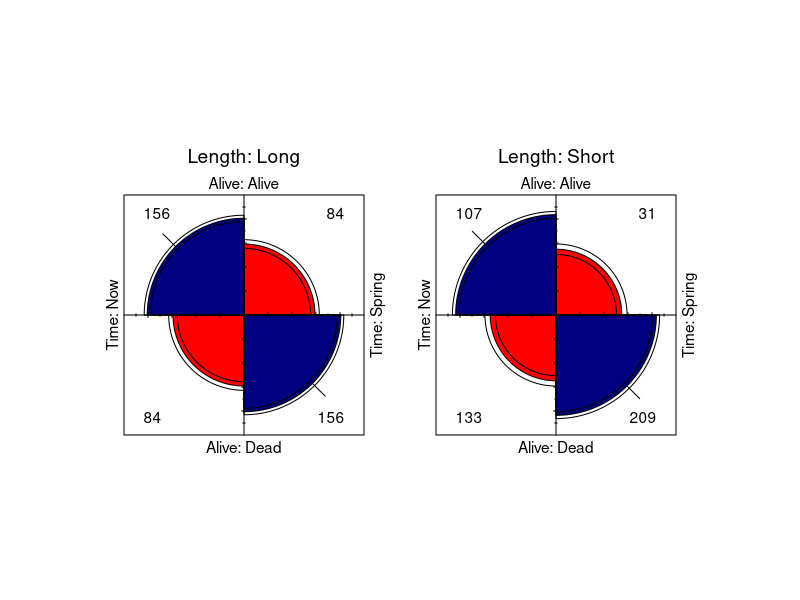
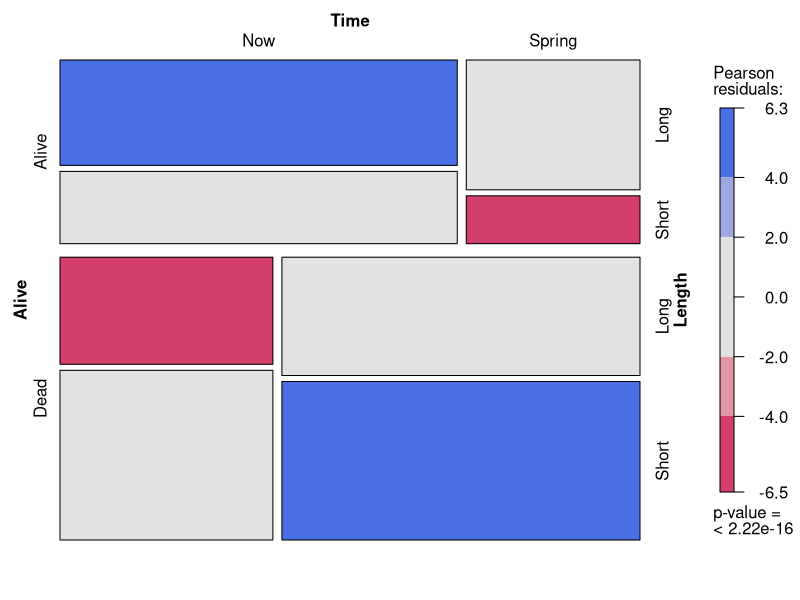
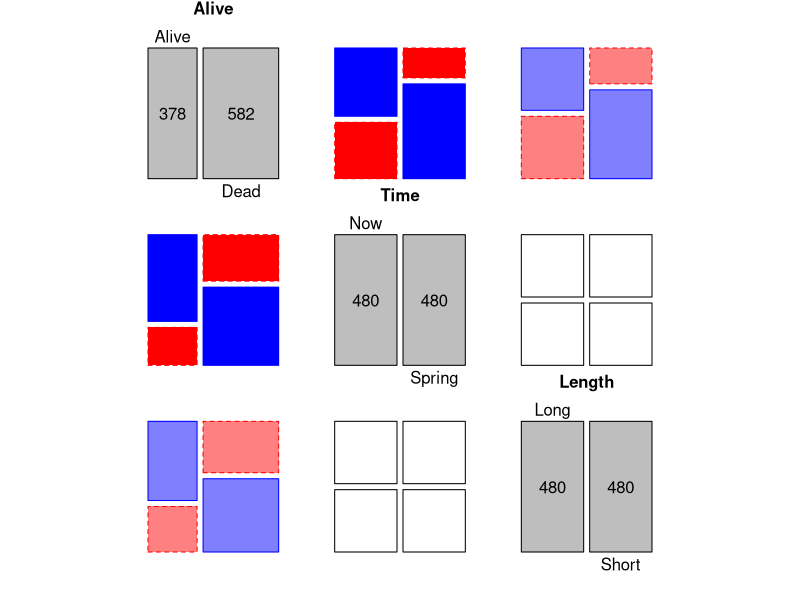

Reproduce these figures in R, in order.
library(vcdExtra)


### Name: Bartlett
### Title: Bartlett data on plum root cuttings
### Aliases: Bartlett
### Keywords: datasets

### ** Examples

data(Bartlett)

fourfold(Bartlett, mfrow=c(1,2))

mosaic(Bartlett, shade=TRUE)
pairs(Bartlett, gp=shading_Friendly)
